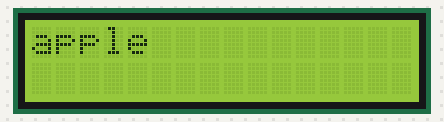
This sketch was run on a simulated Arduino Uno, built with avr-gcc and run on an emulated ATmega328P. Parts: 16×2 character LCD.

Above: at 0.1 s.
At 1.1 s:
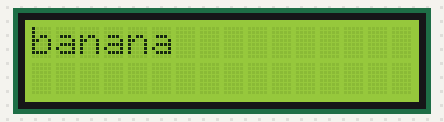
At 2.1 s:
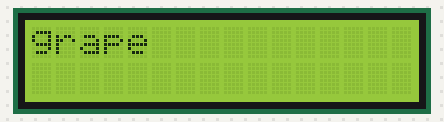
At 3.1 s:
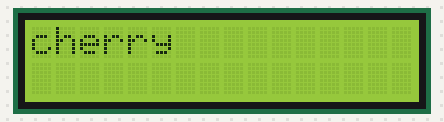
At 4.1 s:
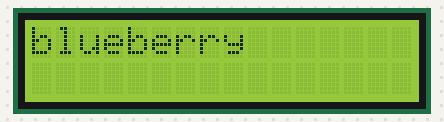

Measured:
- by itself, everything shown: repeats every 5.0 s, in 5 steps
- what the display in image 1 shows lasts 1.0 s, from 1.1 s to 2.1 s

The sketch:

LCD.ino
```cpp
#include <LiquidCrystal.h>

LiquidCrystal lcd(12, 11, 5, 4, 3, 2);

String fruits[] = {"apple", "banana", "grape", "cherry", "blueberry"};
int index = 0;

void setup() {
  lcd.begin(16, 2);
}

void loop() {
  lcd.clear();
  lcd.setCursor(0, 0);
  lcd.print(fruits[index]);

  index = (index + 1) % 5;
  delay(1000);
}
```
